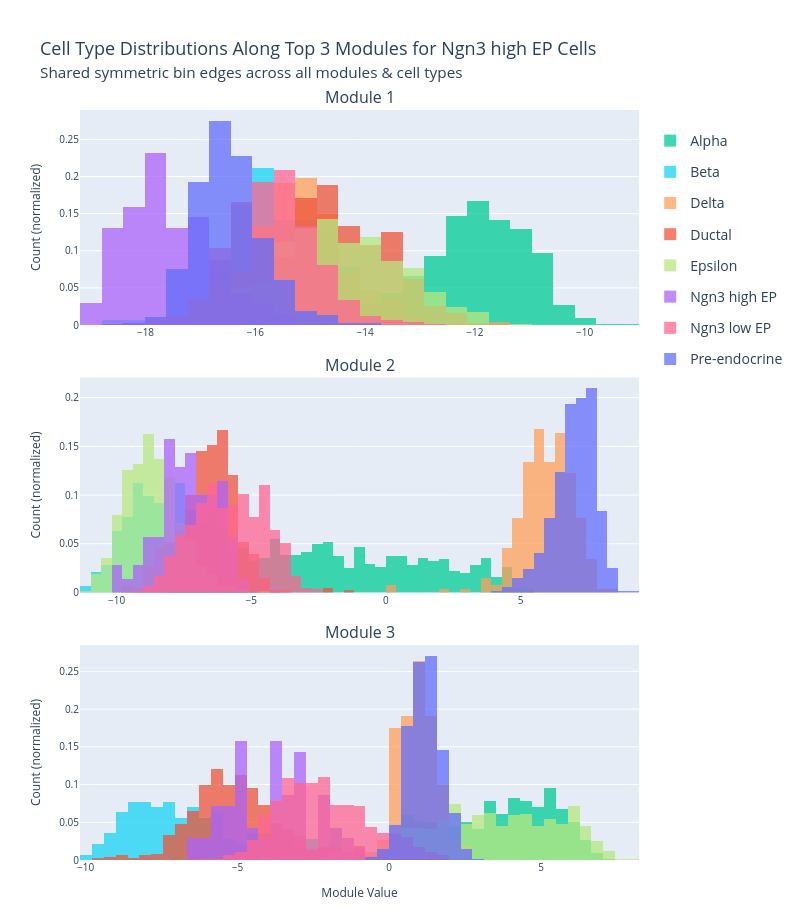

Notebook code cell kept with this figure:
### Code cell
# Plot histograms of cell type distributions along top 3 eigencomponents (modules 1–3)

import plotly.express as px
from plotly.subplots import make_subplots
import plotly.graph_objects as go

class_idx = type2idx[cell_type]

# Prepare full dataset (train + val) if not already loaded
if 'full_data' not in globals() or 'full_labels' not in globals():
    full_loader = torch.utils.data.DataLoader(
        torch.utils.data.ConcatDataset([train_dataset, val_dataset]),
        batch_size=len(train_dataset) + len(val_dataset),
        shuffle=False,
    )
    with torch.no_grad():
        full_batch = next(iter(full_loader))
        full_data, full_labels = full_batch

# Project all cells onto the first 3 eigencomponents (modules)
with torch.no_grad():
    top_k = 3
    component_scores = torch.matmul(full_data, vecs[:, :top_k])  # (n_cells, 3)

# Convert to numpy / pandas for plotting
scores_np = component_scores.numpy()
labels_np = full_labels.numpy()
class_names = adata.obs[class_key].cat.categories
cell_type_labels = [class_names[i] for i in labels_np]

# Build a long-form DataFrame for Plotly
score_rows = []
for m in range(top_k):
    for score, ctype in zip(scores_np[:, m], cell_type_labels):
        score_rows.append({
            'Module': f'Module {m+1}',
            'Score': score,
            'Cell Type': ctype,
        })
plot_df = pd.DataFrame(score_rows)

# Establish consistent (shared) bin edges across ALL histograms (modules & cell types)
# Use symmetric range around zero for fair comparison of signed projections.
extent = max(abs(scores_np.min()), abs(scores_np.max()))
# Add a small epsilon to avoid zero-width issues when extremely narrow
epsilon = 1e-9
global_min, global_max = -extent - epsilon, extent + epsilon
n_bins = 100  # adjust if you want coarser/finer resolution
bin_size = (global_max - global_min) / n_bins

# Create stacked subplots (one histogram per module)
fig = make_subplots(rows=3, cols=1, shared_xaxes=False, shared_yaxes=False,
                    vertical_spacing=0.07, subplot_titles=[f'Module {i+1}' for i in range(top_k)])

unique_cell_types = sorted(plot_df['Cell Type'].unique())

opacity = 0.75
for m in range(top_k):
    module_name = f'Module {m+1}'
    module_df = plot_df[plot_df['Module'] == module_name]
    row = m + 1
    for idx, ctype in enumerate(unique_cell_types):
        ctype_scores = module_df[module_df['Cell Type'] == ctype]['Score']
        # Use predefined cluster color; fall back to palette if missing
        marker_color = cluster_colors.get(ctype, px.colors.qualitative.Plotly[idx % len(px.colors.qualitative.Plotly)])
        fig.add_trace(
            go.Histogram(
                x=ctype_scores,
                name=ctype if m == 0 else ctype,
                legendgroup=ctype,
                opacity=opacity,
                # consistent bin edges for ALL traces
                xbins=dict(start=global_min, end=global_max, size=bin_size),
                marker_line=dict(width=0),
                marker_color=marker_color,
                showlegend=(m == 0),
                histnorm='probability',  # per-cell-type normalized
                hovertemplate=(
                    f"{module_name}<br>Cell Type: {ctype}<br>Bin: %{{x:.3f}}<br>Normalized Count: %{{y:.3f}}<extra></extra>"
                ),
            ),
            row=row, col=1
        )

# Layout adjustments
fig.update_layout(
    barmode='overlay',
    title=(
        f"Cell Type Distributions Along Top 3 Modules for {cell_type} Cells"\
        + "<br><span style='font-size:0.85em;'>Shared symmetric bin edges across all modules & cell types</span>"
    ),
    height=250 * top_k + 170,
    width=fig_width,
    margin=dict(l=80, r=40, t=110, b=60),
    legend=dict(title=None, orientation='v', yanchor='top', y=0.98, xanchor='left', x=1.02),
)

# Axis titles
for m in range(top_k):
    row = m + 1
    fig.update_yaxes(title_text='Count (normalized)', row=row, col=1)
    if row == top_k:
        fig.update_xaxes(title_text='Module Value', row=row, col=1)

# Apply font size customization
fig.update_layout(
    title_font=dict(size=title_fontsize),
    font=dict(size=legend_fontsize),
    legend=dict(font=dict(size=legend_fontsize), title=None),
)

# Tune axis title & tick font
axis_title_size = max(legend_fontsize - 2, int(0.85 * legend_fontsize))
axis_tick_size = max(legend_fontsize - 4, int(0.7 * legend_fontsize))
fig.update_xaxes(title_font=dict(size=axis_title_size), tickfont=dict(size=axis_tick_size))
fig.update_yaxes(title_font=dict(size=axis_title_size), tickfont=dict(size=axis_tick_size))

fig.show()

# Save outputs
# fig.write_html(f"figures/cell_type/{cell_type}_modules.html")
fig.write_image(f"figures/cell_type/{cell_type.split(" ")[0]}_modules.png", width=fig_width, height=800, scale=2)

### Figure 1 — Plotly figure (JSON) as saved in the notebook; plotly's stock layout.template omitted (floating-point values rounded to 4 significant figures; data arrays with more than 128 entries replaced by an {"elided": "..."} marker saying what was removed)
{"data": [{"histnorm": "probability", "hovertemplate": "Module 1<br>Cell Type: Alpha<br>Bin: %{x:.3f}<br>Normalized Count: %{y:.3f}<extra></extra>", "legendgroup": "Alpha", "marker": {"color": "#00CC96", "line": {"width": 0}}, "name": "Alpha", "opacity": 0.75, "showlegend": true, "type": "histogram", "x": {"elided": "642 float values"}, "xaxis": "x", "xbins": {"end": 19.58, "size": 0.3917, "start": -19.58}, "yaxis": "y"}, {"histnorm": "probability", "hovertemplate": "Module 1<br>Cell Type: Beta<br>Bin: %{x:.3f}<br>Normalized Count: %{y:.3f}<extra></extra>", "legendgroup": "Beta", "marker": {"color": "#19D3F3", "line": {"width": 0}}, "name": "Beta", "opacity": 0.75, "showlegend": true, "type": "histogram", "x": {"elided": "142 float values"}, "xaxis": "x", "xbins": {"end": 19.58, "size": 0.3917, "start": -19.58}, "yaxis": "y"}, {"histnorm": "probability", "hovertemplate": "Module 1<br>Cell Type: Delta<br>Bin: %{x:.3f}<br>Normalized Count: %{y:.3f}<extra></extra>", "legendgroup": "Delta", "marker": {"color": "#FFA15A", "line": {"width": 0}}, "name": "Delta", "opacity": 0.75, "showlegend": true, "type": "histogram", "x": {"elided": "262 float values"}, "xaxis": "x", "xbins": {"end": 19.58, "size": 0.3917, "start": -19.58}, "yaxis": "y"}, {"histnorm": "probability", "hovertemplate": "Module 1<br>Cell Type: Ductal<br>Bin: %{x:.3f}<br>Normalized Count: %{y:.3f}<extra></extra>", "legendgroup": "Ductal", "marker": {"color": "#EF553B", "line": {"width": 0}}, "name": "Ductal", "opacity": 0.75, "showlegend": true, "type": "histogram", "x": {"elided": "481 float values"}, "xaxis": "x", "xbins": {"end": 19.58, "size": 0.3917, "start": -19.58}, "yaxis": "y"}, {"histnorm": "probability", "hovertemplate": "Module 1<br>Cell Type: Epsilon<br>Bin: %{x:.3f}<br>Normalized Count: %{y:.3f}<extra></extra>", "legendgroup": "Epsilon", "marker": {"color": "#B6E880", "line": {"width": 0}}, "name": "Epsilon", "opacity": 0.75, "showlegend": true, "type": "histogram", "x": {"elided": "591 float values"}, "xaxis": "x", "xbins": {"end": 19.58, "size": 0.3917, "start": -19.58}, "yaxis": "y"}, {"histnorm": "probability", "hovertemplate": "Module 1<br>Cell Type: Ngn3 high EP<br>Bin: %{x:.3f}<br>Normalized Count: %{y:.3f}<extra></extra>", "legendgroup": "Ngn3 high EP", "marker": {"color": "#AB63FA", "line": {"width": 0}}, "name": "Ngn3 high EP", "opacity": 0.75, "showlegend": true, "type": "histogram", "x": [-16.99, -17.6, -18.41, -18.01, -18.25, -18.7, -18.08, -17.58, -18.67, -18.09, -19.03, -18.79, -17.71, -17.38, -17.07, -17.92, -17.85, -16.59, -16.91, -18.15, -18.14, -16.35, -15.38, -16.3, -17.06, -17.78, -17.0, -18.86, -17.92, -17.82, -17.09, -17.1, -18.44, -17.73, -15.96, -17.99, -17.86, -19.58, -17.83, -18.29, -16.87, -18.38, -18.42, -17.92, -18.16, -17.26, -18.65, -18.43, -17.96, -17.4, -18.1, -17.86, -18.46, -17.91, -18.69, -17.49, -16.73, -17.17, -15.75, -17.02, -16.63, -16.7, -16.59, -17.6, -18.28, -17.39, -16.5, -17.65, -17.54, -16.32], "xaxis": "x", "xbins": {"end": 19.58, "size": 0.3917, "start": -19.58}, "yaxis": "y"}, {"histnorm": "probability", "hovertemplate": "Module 1<br>Cell Type: Ngn3 low EP<br>Bin: %{x:.3f}<br>Normalized Count: %{y:.3f}<extra></extra>", "legendgroup": "Ngn3 low EP", "marker": {"color": "#FF6692", "line": {"width": 0}}, "name": "Ngn3 low EP", "opacity": 0.75, "showlegend": true, "type": "histogram", "x": {"elided": "591 float values"}, "xaxis": "x", "xbins": {"end": 19.58, "size": 0.3917, "start": -19.58}, "yaxis": "y"}, {"histnorm": "probability", "hovertemplate": "Module 1<br>Cell Type: Pre-endocrine<br>Bin: %{x:.3f}<br>Normalized Count: %{y:.3f}<extra></extra>", "legendgroup": "Pre-endocrine", "marker": {"color": "#636EFA", "line": {"width": 0}}, "name": "Pre-endocrine", "opacity": 0.75, "showlegend": true, "type": "histogram", "x": {"elided": "916 float values"}, "xaxis": "x", "xbins": {"end": 19.58, "size": 0.3917, "start": -19.58}, "yaxis": "y"}, {"histnorm": "probability", "hovertemplate": "Module 2<br>Cell Type: Alpha<br>Bin: %{x:.3f}<br>Normalized Count: %{y:.3f}<extra></extra>", "legendgroup": "Alpha", "marker": {"color": "#00CC96", "line": {"width": 0}}, "name": "Alpha", "opacity": 0.75, "showlegend": false, "type": "histogram", "x": {"elided": "642 float values"}, "xaxis": "x2", "xbins": {"end": 19.58, "size": 0.3917, "start": -19.58}, "yaxis": "y2"}, {"histnorm": "probability", "hovertemplate": "Module 2<br>Cell Type: Beta<br>Bin: %{x:.3f}<br>Normalized Count: %{y:.3f}<extra></extra>", "legendgroup": "Beta", "marker": {"color": "#19D3F3", "line": {"width": 0}}, "name": "Beta", "opacity": 0.75, "showlegend": false, "type": "histogram", "x": {"elided": "142 float values"}, "xaxis": "x2", "xbins": {"end": 19.58, "size": 0.3917, "start": -19.58}, "yaxis": "y2"}, {"histnorm": "probability", "hovertemplate": "Module 2<br>Cell Type: Delta<br>Bin: %{x:.3f}<br>Normalized Count: %{y:.3f}<extra></extra>", "legendgroup": "Delta", "marker": {"color": "#FFA15A", "line": {"width": 0}}, "name": "Delta", "opacity": 0.75, "showlegend": false, "type": "histogram", "x": {"elided": "262 float values"}, "xaxis": "x2", "xbins": {"end": 19.58, "size": 0.3917, "start": -19.58}, "yaxis": "y2"}, {"histnorm": "probability", "hovertemplate": "Module 2<br>Cell Type: Ductal<br>Bin: %{x:.3f}<br>Normalized Count: %{y:.3f}<extra></extra>", "legendgroup": "Ductal", "marker": {"color": "#EF553B", "line": {"width": 0}}, "name": "Ductal", "opacity": 0.75, "showlegend": false, "type": "histogram", "x": {"elided": "481 float values"}, "xaxis": "x2", "xbins": {"end": 19.58, "size": 0.3917, "start": -19.58}, "yaxis": "y2"}, {"histnorm": "probability", "hovertemplate": "Module 2<br>Cell Type: Epsilon<br>Bin: %{x:.3f}<br>Normalized Count: %{y:.3f}<extra></extra>", "legendgroup": "Epsilon", "marker": {"color": "#B6E880", "line": {"width": 0}}, "name": "Epsilon", "opacity": 0.75, "showlegend": false, "type": "histogram", "x": {"elided": "591 float values"}, "xaxis": "x2", "xbins": {"end": 19.58, "size": 0.3917, "start": -19.58}, "yaxis": "y2"}, {"histnorm": "probability", "hovertemplate": "Module 2<br>Cell Type: Ngn3 high EP<br>Bin: %{x:.3f}<br>Normalized Count: %{y:.3f}<extra></extra>", "legendgroup": "Ngn3 high EP", "marker": {"color": "#AB63FA", "line": {"width": 0}}, "name": "Ngn3 high EP", "opacity": 0.75, "showlegend": false, "type": "histogram", "x": [-6.871, -7.681, -5.993, -7.865, -7.867, -8.316, -8.015, -7.958, -6.745, -7.127, -9.122, -7.57, -7.152, -9.504, -6.763, -7.509, -7.906, -6.307, -6.597, -6.826, -6.981, -7.216, -5.895, -6.279, -8.627, -7.074, -6.306, -7.972, -6.507, -6.261, -5.929, -8.035, -6.806, -7.564, -5.813, -8.042, -7.482, -7.957, -7.074, -7.674, -7.267, -8.255, -7.243, -6.122, -7.794, -9.397, -7.525, -10.05, -8.963, -7.841, -8.553, -6.076, -8.695, -5.367, -7.013, -6.388, -6.094, -7.356, -6.011, -7.575, -9.907, -6.442, -8.923, -5.755, -7.886, -7.212, -5.625, -8.29, -7.273, -5.488], "xaxis": "x2", "xbins": {"end": 19.58, "size": 0.3917, "start": -19.58}, "yaxis": "y2"}, {"histnorm": "probability", "hovertemplate": "Module 2<br>Cell Type: Ngn3 low EP<br>Bin: %{x:.3f}<br>Normalized Count: %{y:.3f}<extra></extra>", "legendgroup": "Ngn3 low EP", "marker": {"color": "#FF6692", "line": {"width": 0}}, "name": "Ngn3 low EP", "opacity": 0.75, "showlegend": false, "type": "histogram", "x": {"elided": "591 float values"}, "xaxis": "x2", "xbins": {"end": 19.58, "size": 0.3917, "start": -19.58}, "yaxis": "y2"}, {"histnorm": "probability", "hovertemplate": "Module 2<br>Cell Type: Pre-endocrine<br>Bin: %{x:.3f}<br>Normalized Count: %{y:.3f}<extra></extra>", "legendgroup": "Pre-endocrine", "marker": {"color": "#636EFA", "line": {"width": 0}}, "name": "Pre-endocrine", "opacity": 0.75, "showlegend": false, "type": "histogram", "x": {"elided": "916 float values"}, "xaxis": "x2", "xbins": {"end": 19.58, "size": 0.3917, "start": -19.58}, "yaxis": "y2"}, {"histnorm": "probability", "hovertemplate": "Module 3<br>Cell Type: Alpha<br>Bin: %{x:.3f}<br>Normalized Count: %{y:.3f}<extra></extra>", "legendgroup": "Alpha", "marker": {"color": "#00CC96", "line": {"width": 0}}, "name": "Alpha", "opacity": 0.75, "showlegend": false, "type": "histogram", "x": {"elided": "642 float values"}, "xaxis": "x3", "xbins": {"end": 19.58, "size": 0.3917, "start": -19.58}, "yaxis": "y3"}, {"histnorm": "probability", "hovertemplate": "Module 3<br>Cell Type: Beta<br>Bin: %{x:.3f}<br>Normalized Count: %{y:.3f}<extra></extra>", "legendgroup": "Beta", "marker": {"color": "#19D3F3", "line": {"width": 0}}, "name": "Beta", "opacity": 0.75, "showlegend": false, "type": "histogram", "x": {"elided": "142 float values"}, "xaxis": "x3", "xbins": {"end": 19.58, "size": 0.3917, "start": -19.58}, "yaxis": "y3"}, {"histnorm": "probability", "hovertemplate": "Module 3<br>Cell Type: Delta<br>Bin: %{x:.3f}<br>Normalized Count: %{y:.3f}<extra></extra>", "legendgroup": "Delta", "marker": {"color": "#FFA15A", "line": {"width": 0}}, "name": "Delta", "opacity": 0.75, "showlegend": false, "type": "histogram", "x": {"elided": "262 float values"}, "xaxis": "x3", "xbins": {"end": 19.58, "size": 0.3917, "start": -19.58}, "yaxis": "y3"}, {"histnorm": "probability", "hovertemplate": "Module 3<br>Cell Type: Ductal<br>Bin: %{x:.3f}<br>Normalized Count: %{y:.3f}<extra></extra>", "legendgroup": "Ductal", "marker": {"color": "#EF553B", "line": {"width": 0}}, "name": "Ductal", "opacity": 0.75, "showlegend": false, "type": "histogram", "x": {"elided": "481 float values"}, "xaxis": "x3", "xbins": {"end": 19.58, "size": 0.3917, "start": -19.58}, "yaxis": "y3"}, {"histnorm": "probability", "hovertemplate": "Module 3<br>Cell Type: Epsilon<br>Bin: %{x:.3f}<br>Normalized Count: %{y:.3f}<extra></extra>", "legendgroup": "Epsilon", "marker": {"color": "#B6E880", "line": {"width": 0}}, "name": "Epsilon", "opacity": 0.75, "showlegend": false, "type": "histogram", "x": {"elided": "591 float values"}, "xaxis": "x3", "xbins": {"end": 19.58, "size": 0.3917, "start": -19.58}, "yaxis": "y3"}, {"histnorm": "probability", "hovertemplate": "Module 3<br>Cell Type: Ngn3 high EP<br>Bin: %{x:.3f}<br>Normalized Count: %{y:.3f}<extra></extra>", "legendgroup": "Ngn3 high EP", "marker": {"color": "#AB63FA", "line": {"width": 0}}, "name": "Ngn3 high EP", "opacity": 0.75, "showlegend": false, "type": "histogram", "x": [-4.28, -1.811, -6.07, -3.57, -2.662, -2.106, -2.772, -4.977, -2.315, -3.221, -2.896, -3.842, -4.565, -2.323, -4.331, -3.287, -4.928, -5.381, -3.886, -5.082, -4.921, -5.26, -5.349, -5.871, -2.884, -4.529, -6.288, -4.928, -5.044, -6.143, -5.337, -3.801, -3.26, -1.682, -6.348, -2.29, -5.543, -5.604, -3.305, -3.011, -4.195, -3.209, -2.745, -5.448, -3.029, -1.462, -2.872, -2.998, -2.013, -2.006, -3.701, -4.812, -3.592, -3.725, -3.636, -1.942, -4.996, -3.832, -3.482, -3.84, -1.306, -4.791, -0.8373, -5.672, -4.835, -3.805, -5.744, -2.92, -3.039, -4.778], "xaxis": "x3", "xbins": {"end": 19.58, "size": 0.3917, "start": -19.58}, "yaxis": "y3"}, {"histnorm": "probability", "hovertemplate": "Module 3<br>Cell Type: Ngn3 low EP<br>Bin: %{x:.3f}<br>Normalized Count: %{y:.3f}<extra></extra>", "legendgroup": "Ngn3 low EP", "marker": {"color": "#FF6692", "line": {"width": 0}}, "name": "Ngn3 low EP", "opacity": 0.75, "showlegend": false, "type": "histogram", "x": {"elided": "591 float values"}, "xaxis": "x3", "xbins": {"end": 19.58, "size": 0.3917, "start": -19.58}, "yaxis": "y3"}, {"histnorm": "probability", "hovertemplate": "Module 3<br>Cell Type: Pre-endocrine<br>Bin: %{x:.3f}<br>Normalized Count: %{y:.3f}<extra></extra>", "legendgroup": "Pre-endocrine", "marker": {"color": "#636EFA", "line": {"width": 0}}, "name": "Pre-endocrine", "opacity": 0.75, "showlegend": false, "type": "histogram", "x": {"elided": "916 float values"}, "xaxis": "x3", "xbins": {"end": 19.58, "size": 0.3917, "start": -19.58}, "yaxis": "y3"}], "layout": {"annotations": [{"font": {"size": 16}, "showarrow": false, "text": "Module 1", "x": 0.5, "xanchor": "center", "xref": "paper", "y": 1, "yanchor": "bottom", "yref": "paper"}, {"font": {"size": 16}, "showarrow": false, "text": "Module 2", "x": 0.5, "xanchor": "center", "xref": "paper", "y": 0.6433, "yanchor": "bottom", "yref": "paper"}, {"font": {"size": 16}, "showarrow": false, "text": "Module 3", "x": 0.5, "xanchor": "center", "xref": "paper", "y": 0.2867, "yanchor": "bottom", "yref": "paper"}], "barmode": "overlay", "font": {"size": 14}, "height": 920, "legend": {"font": {"size": 14}, "orientation": "v", "title": {}, "x": 1.02, "xanchor": "left", "y": 0.98, "yanchor": "top"}, "margin": {"b": 60, "l": 80, "r": 40, "t": 110}, "title": {"font": {"size": 18}, "text": "Cell Type Distributions Along Top 3 Modules for Ngn3 high EP Cells<br><span style='font-size:0.85em;'>Shared symmetric bin edges across all modules & cell types</span>"}, "width": 800, "xaxis": {"anchor": "y", "domain": [0, 1], "tickfont": {"size": 10}, "title": {"font": {"size": 12}}}, "xaxis2": {"anchor": "y2", "domain": [0, 1], "tickfont": {"size": 10}, "title": {"font": {"size": 12}}}, "xaxis3": {"anchor": "y3", "domain": [0, 1], "tickfont": {"size": 10}, "title": {"font": {"size": 12}, "text": "Module Value"}}, "yaxis": {"anchor": "x", "domain": [0.7133, 1], "tickfont": {"size": 10}, "title": {"font": {"size": 12}, "text": "Count (normalized)"}}, "yaxis2": {"anchor": "x2", "domain": [0.3567, 0.6433], "tickfont": {"size": 10}, "title": {"font": {"size": 12}, "text": "Count (normalized)"}}, "yaxis3": {"anchor": "x3", "domain": [0, 0.2867], "tickfont": {"size": 10}, "title": {"font": {"size": 12}, "text": "Count (normalized)"}}}}
